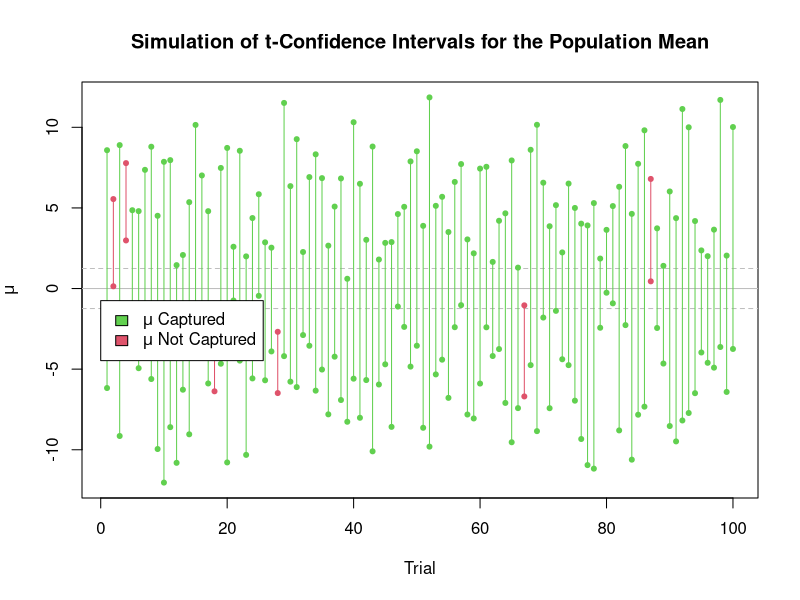

This chart was generated by the following R code:
## ---- chunk 1
library(dplyr)
library(ggplot2)
## ---- chunk 2
confidence_interval = function(sample) {
  
  sample_mean    <- mean(sample)
  sample_sd      <- sqrt(var(sample))
  n              <- length(sample)
  critical_value <- qt(0.025, df=n-1)
  
  low_ci  <- sample_mean + (sample_sd / sqrt(n)) * critical_value
  high_ci <- sample_mean - (sample_sd / sqrt(n)) * critical_value

  return(
    c(low_ci, high_ci)
    )      
}
## ---- chunk 3
one_sample <- rnorm(n = 5, mean = 0, sd = 5)
confidence_interval(one_sample)
## ---- chunk 4

## There is no code for you to change in this plot. 

run_plots <- function(number_of_units = 5) { 
  ## This function takes an argument that is the number of draws for the population
  ## and returns a plot for the confidence intervals generated from 100 simulated
  ## samples of that size. 
  
  confidence_intervals <- data.frame(
    'low'      = rep(NA, 100), 
    'high'     = rep(NA, 100), 
    'captured' = rep(NA, 100)
    )
  
  for(i in 1:100) {
    our_sample <- rnorm(n = number_of_units, mean = 0, sd = 5)
    confidence_intervals[i, c('low', 'high')] <- confidence_interval(our_sample)
  }
  
  confidence_intervals <- confidence_intervals %>% 
    mutate(captured = low < 0 & high > 0)
  
  ## below is a lot of fiddly plotting to make things turn out 
  ## just exactly right. don't worry too much about reading the internnals 
  ## of this plot call. 
  plot(
    NULL, 
    type="n", pch=19,
    xlim=c(1,100),
    ylim=c(min(confidence_intervals$low), max(confidence_intervals$high)),
    xlab="Trial", ylab=expression(mu))
  abline(
    h = c(0, qt(0.975, number_of_units-1)/sqrt(number_of_units), 
          qt(0.025, number_of_units-1)/sqrt(number_of_units)), 
    lty = c(1,2,2), 
    col = "gray")
  
  points(confidence_intervals$high, col = 2+confidence_intervals$captured, pch = 20)
  points(confidence_intervals$low,  col = 2+confidence_intervals$captured, pch = 20)

  for(i in 1:100) {
    lines(
      c(i,i), c(confidence_intervals$low[i],confidence_intervals$high[i]), 
      col = 2+confidence_intervals$captured[i], pch = 19)
  }
  
  title("Simulation of t-Confidence Intervals for the Population Mean")
  legend(
    0,-.75, 
    legend = c(
      expression(paste(mu," Captured")),
      expression(paste(mu," Not Captured"))), 
    fill = c(3,2)
    )
  ## this is the end of the fiddly plotting
}
## ---- chunk 5
run_plots(number_of_units = 5)
